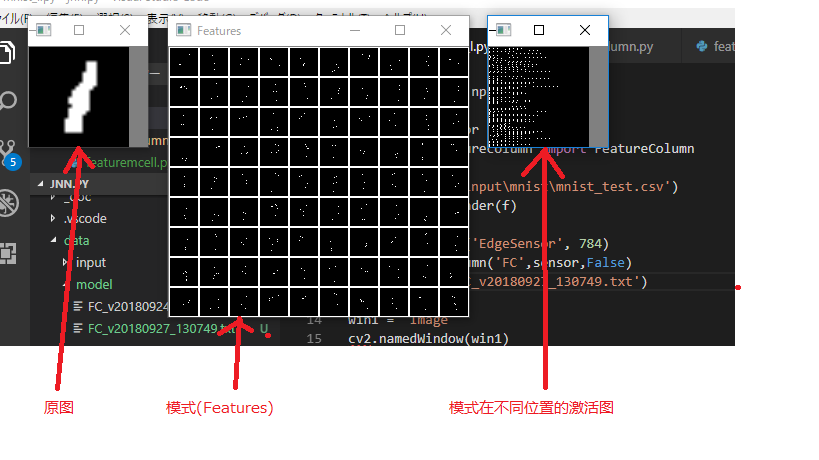
#> input picture _doc/001.png, 819 x 460 px, given in place of the camera
$ python camera.py
#> lines starting #> are read from the running program, lines starting #| are printed output that depends on the picture; after the words box and inside, x2 and y2 are one past the last pixel; in counts of white or black regions, pixels touching at a corner belong together
import cv2
import numpy as np

if __name__=="__main__":
    capture = cv2.VideoCapture(0)
    if capture.isOpened() is False:
        raise("IO Error")
    while True:
        ret, image = capture.read()
#> image is the input picture: shape (460, 819, 3); mean B, G, R 124.5, 124.4, 126.9
        frame = cv2.resize(image, dsize=(200,200), interpolation=cv2.INTER_LINEAR)
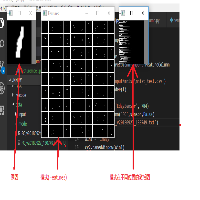
#> frame: shape (200, 200, 3); mean B, G, R 125.6, 125.4, 128.2
        if ret == False:
            continue
        hsv = cv2.cvtColor(frame, cv2.COLOR_BGR2HSV)
#> hsv: shape (200, 200, 3); mean H, S, V 13.6, 7.5, 129.3

        lower_red = np.array([0,20,50])
        upper_red = np.array([50,100,100])
        mask = cv2.inRange(hsv, lower_red, upper_red)
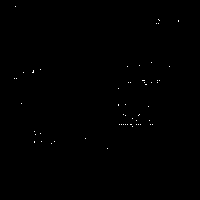
#> mask: shape (200, 200); 0.17% white in thin lines or dots, all inside (x1, y1, x2, y2) = (14, 6, 179, 149)
        res = cv2.bitwise_and(frame,frame, mask= mask)

        lower_red1 = np.array([50,20,50])
        upper_red1 = np.array([70,100,100])
        mask1 = cv2.inRange(hsv, lower_red1, upper_red1)
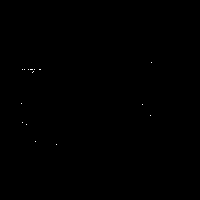
#> mask1: shape (200, 200); 0.05% white in thin lines or dots, all inside (x1, y1, x2, y2) = (21, 62, 152, 145)
        res1 = cv2.bitwise_and(frame,frame, mask= mask1)

        lower_red2 = np.array([70,20,50])
        upper_red2 = np.array([150,100,100])
        mask2 = cv2.inRange(hsv, lower_red2, upper_red2)
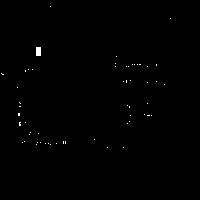
#> mask2: shape (200, 200); 0.32% white; 56 white regions (55 under 20 px), largest, box (x1, y1, x2, y2) and area: (36, 47, 41, 56) 45
        res2 = cv2.bitwise_and(frame,frame, mask= mask2)

        lower_red2 = np.array([70,20,50])
        upper_red2 = np.array([150,100,100])
        mask2 = cv2.inRange(hsv, lower_red2, upper_red2)
        res2 = cv2.bitwise_and(frame,frame, mask= mask2)

        lower_red3 = np.array([150,20,50])
        upper_red3 = np.array([200,100,100])
        mask3 = cv2.inRange(hsv, lower_red3, upper_red3)
#> mask3: shape (200, 200); 0.09% white in thin lines or dots, all inside (x1, y1, x2, y2) = (16, 19, 176, 133)
        res3 = cv2.bitwise_and(frame,frame, mask= mask3)

        lower_red4 = np.array([200,20,50])
        upper_red4 = np.array([300,100,100])
        mask4 = cv2.inRange(hsv, lower_red4, upper_red4)
#> mask4: shape (200, 200); every value is 0
        res4 = cv2.bitwise_and(frame,frame, mask= mask4)
#> res4: shape (200, 200, 3); every value is 0

        lower_red5 = np.array([300,20,50])
        upper_red5 = np.array([360,100,100])
        mask5 = cv2.inRange(hsv, lower_red5, upper_red5)
        res5 = cv2.bitwise_and(frame,frame, mask= mask5)

        cv2.imshow('frame',frame)
        cv2.imshow('res',res)
        cv2.imshow('res1',res1)
        cv2.imshow('res2',res2)

        cv2.imshow('res3',res3)
        cv2.imshow('res4',res4)
        cv2.imshow('res5',res5)
        #height, width, channels = image.shape
        #result = cv2.Canny(image, 100, 200)
        #cv2.imshow("Sensor", image)


        if cv2.waitKey(33) >= 0:
#> (key Esc is pressed here)
            break

    cv2.destroyAllWindows()
    capture.release()
